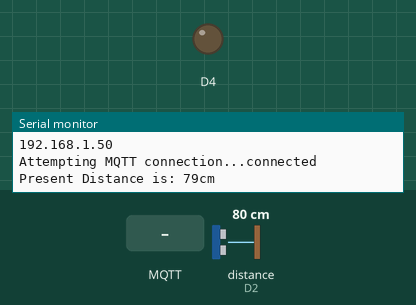
Simulated run of this sketch. Board: ESP8266 (NodeMCU). Parts: output pins drawn as LEDs (lit = HIGH), the last lines printed to the serial monitor. Wiring (inferred from the names in the program): ultrasonic range finder: trigger D3; echo D2. Inputs (shaded band) come from the test bench; at power-on: distance to the obstacle (sensor on D2) 80 cm. The echo pulse lasts 58.3 µs per cm; WiFi joins after 1.5 s; servers stay silent unless stated; no MQTT or app messages arrive unless stated; pins used as bus, display or sensor lines are not drawn.

Above: at 2.7 s.
2.8 s: MQTT message "0" arrives on the first subscribed topic
At 3.7 s:
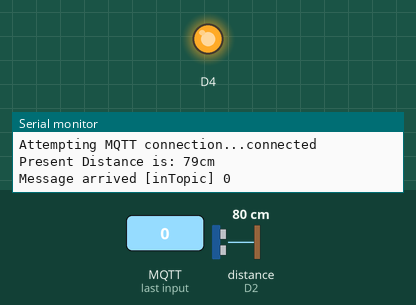
4.3 s: MQTT message "1" arrives on the first subscribed topic
At 4.8 s:
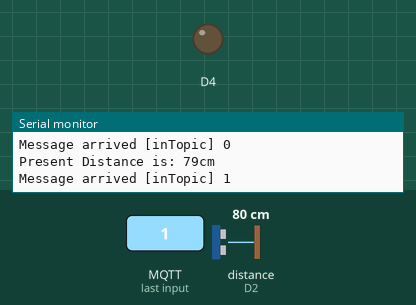
5.8 s: MQTT message "2" arrives on the first subscribed topic
At 7.1 s:
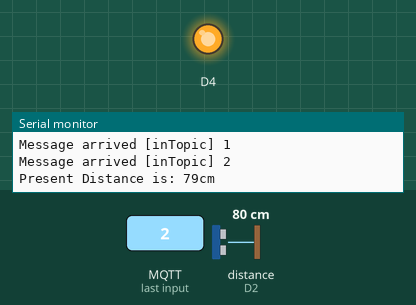
Timing chart, 0 to 8.8 s (numbered marks = the images above; inputs shaded):
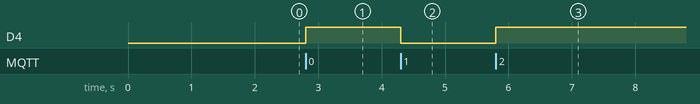

The sketch:

esp8266-US020-mqtt.ino
```cpp
/*
 Basic ESP8266 MQTT example

 This sketch demonstrates the capabilities of the pubsub library in combination
 with the ESP8266 board/library.

 It connects to an MQTT server then:
  - publishes "hello world" to the topic "outTopic" every two seconds
  - subscribes to the topic "inTopic", printing out any messages
    it receives. NB - it assumes the received payloads are strings not binary
  - If the first character of the topic "inTopic" is an 1, switch ON the ESP Led,
    else switch it off

 It will reconnect to the server if the connection is lost using a blocking
 reconnect function. See the 'mqtt_reconnect_nonblocking' example for how to
 achieve the same result without blocking the main loop.

 To install the ESP8266 board, (using Arduino 1.6.4+):
  - Add the following 3rd party board manager under "File -> Preferences -> Additional Boards Manager URLs":
       http://arduino.esp8266.com/stable/package_esp8266com_index.json
  - Open the "Tools -> Board -> Board Manager" and click install for the ESP8266"
  - Select your ESP8266 in "Tools -> Board"

*/

#include <ESP8266WiFi.h>
#include <PubSubClient.h>

// Update these with values suitable for your network.

const char* ssid = "FMI-AIR-316";
//const char* ssid = "ipt";
const char* password = "";
const char* mqtt_server = "10.110.200.115";
//const char* mqtt_server = "192.168.201.254";
const char* mqtt_user = "test";
const char* mqtt_password = "test";

const int  buttonPin = D1;    // the pin that the pushbutton is attached to

// Variables will change:
int buttonPushCounter = 0;   // counter for the number of button presses
int buttonState = 0;         // current state of the button
int lastButtonState = 0;     // previous state of the button

//Ultrasound sensor SNS-US020
unsigned int EchoPin = D2;           // connect Pin 2(Arduino digital io) to Echo at US-015
unsigned int TrigPin = D3;           // connect Pin 3(Arduino digital io) to Trig at US-015
unsigned long Time_Echo_us = 0;
int len_cm  = 0;


WiFiClient espClient;
PubSubClient client(espClient);
long lastMsg = 0;
char msg[50];
int value = 0;

void setup() {
  pinMode(buttonPin, INPUT_PULLUP);        // initialize the button pin as a input
  pinMode(BUILTIN_LED, OUTPUT);     // Initialize the BUILTIN_LED pin as an output

  //Initialize ultrasound sensor
  pinMode(EchoPin, INPUT);                    //Set EchoPin as input, to receive measure result from US-015
  pinMode(TrigPin, OUTPUT);                   //Set TrigPin as output, used to send high pusle to trig measurement (>10us)

  Serial.begin(115200);
  Serial.setDebugOutput(true);
  setup_wifi();
  client.setServer(mqtt_server, 1883);
  client.setCallback(callback);
}

void setup_wifi() {

  delay(10);
  // We start by connecting to a WiFi network
  Serial.println();
  Serial.print("Connecting to ");
  Serial.println(ssid);


  WiFi.mode(WIFI_STA);
  WiFi.begin(ssid, password);

  while (WiFi.status() != WL_CONNECTED) {
    delay(500);
    Serial.print(".");
  }

  Serial.println("");
  Serial.println("WiFi connected");
  Serial.println("IP address: ");
  Serial.println(WiFi.localIP());
}

void callback(char* topic, byte* payload, unsigned int length) {
  Serial.print("Message arrived [");
  Serial.print(topic);
  Serial.print("] ");
  for (int i = 0; i < length; i++) {
    Serial.print((char)payload[i]);
  }
  Serial.println();

  // Switch on the LED if an 1 was received as first character
  if ((char)payload[0] == '1') {
    digitalWrite(BUILTIN_LED, LOW);   // Turn the LED on (Note that LOW is the voltage level
    // but actually the LED is on; this is because
    // it is acive low on the ESP-01)
  } else {
    digitalWrite(BUILTIN_LED, HIGH);  // Turn the LED off by making the voltage HIGH
  }

}

void reconnect() {
  // Loop until we're reconnected
  while (!client.connected()) {
    Serial.print("Attempting MQTT connection...");
    // Attempt to connect
    if (client.connect("ESP8266Client", mqtt_user, mqtt_password)) {
      Serial.println("connected");
      // Once connected, publish an announcement...
      client.publish("outTopic", "init");
      // ... and resubscribe
      client.subscribe("inTopic");
    } else {
      Serial.print("failed, rc=");
      Serial.print(client.state());
      Serial.println(" try again in 5 seconds");
      // Wait 5 seconds before retrying
      delay(5000);
    }
  }
}
void loop() {

  if (!client.connected()) {
    reconnect();
  }
  client.loop();

  long now = millis();
  if (now - lastMsg > 2000) {
    // read the pushbutton input pin:
//    buttonState = digitalRead(buttonPin);
//    if (buttonState == LOW) {
////      buttonPushCounter++;
//        snprintf (msg, 50, "on");
//    } else {
//        snprintf (msg, 50, "off");
//    }
    lastMsg = now;
//    Serial.print("Publish message: ");
//    Serial.println(msg);
//    client.publish("outTopic", msg);

    // Read US sensor data
    digitalWrite(TrigPin, HIGH);              //begin to send a high pulse, then US-015 begin to measure the distance
    delayMicroseconds(50);                    //set this high pulse width as 50us (>10us)
    digitalWrite(TrigPin, LOW);               //end this high pulse

    Time_Echo_us = pulseIn(EchoPin, HIGH);               //calculate the pulse width at EchoPin,
    if((Time_Echo_us < 60000) && (Time_Echo_us > 1))     //a valid pulse width should be between (1, 60000).
    {
      len_cm = (Time_Echo_us*34/100)/20;      //calculate the distance by pulse width, Len_mm = (Time_Echo_us * 0.34mm/us) / 20 (cm)
      Serial.print("Present Distance is: ");  //output result to Serial monitor
      Serial.print(len_cm, DEC);            //output result to Serial monitor
      Serial.println("cm");                 //output result to Serial monitor
      snprintf (msg, 50, "%ld", len_cm);
      client.publish("outTopic", msg);      // publish to MQTT server
    }
  }

}
```

Measured:
- after the input at 2.8 s, D4: LOW → HIGH at once
- after the input at 4.3 s, D4: HIGH → LOW at once
- after the input at 5.8 s, D4: LOW → HIGH at once
